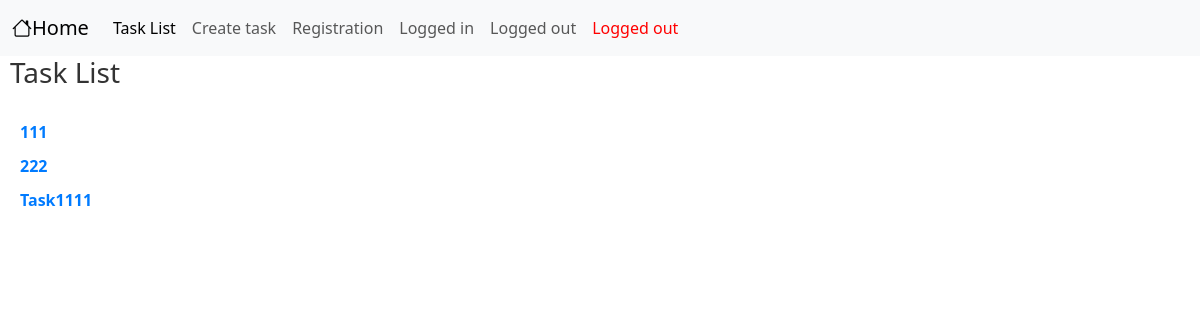
/tasks/, run on an earlier commit of the app's database.
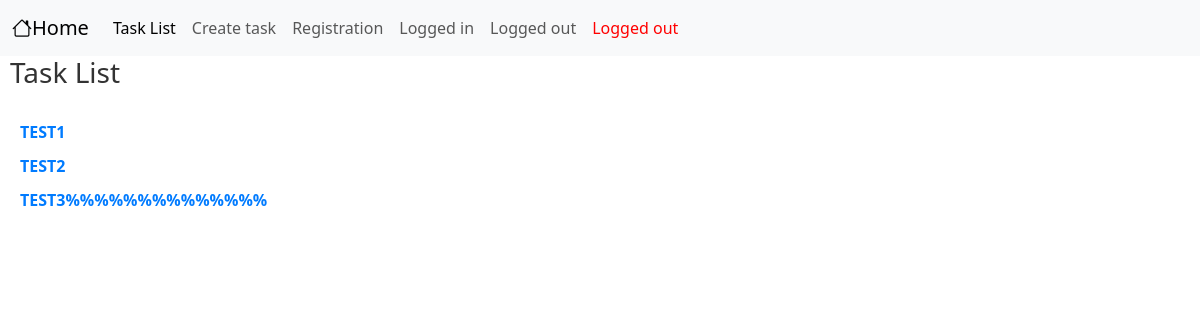
And on a later commit of the database.
### trackingApp/models.py (models this page shows, shortened)
class Task(models.Model):
    title = models.CharField(max_length=100)
    description = models.TextField()
    STATUS_CHOICES = [
        ('TODO', 'To Do'),
        ('IN_PROGRESS', 'In Progress'),
        ('DONE', 'Done'),
    ]
    status = models.CharField(max_length=20, choices=STATUS_CHOICES, default='TODO')
    PRIORITY_CHOICES = [
        ('LOW', 'Low'),
        ('MEDIUM', 'Medium'),
        ('HIGH', 'High'),
    ]
    priority = models.CharField(max_length=20, choices=PRIORITY_CHOICES, default='LOW')
    created_at = models.DateTimeField(auto_now_add=True)
    due_date = models.DateField()
    creator = models.ForeignKey(get_user_model(), on_delete=models.CASCADE, null=True, blank=True)

### trackingApp/views.py (the view)
# urls.py: path('tasks/', TaskListView.as_view(), name='task_list'),
class TaskListView(ListView):
    model = Task
    template_name = 'trackingApp/task_list.html'
    context_object_name = 'tasks'

### templates/trackingApp/task_list.html
{% extends 'trackingApp/base.html' %}
{% load static %}
{% block styles %}
    <link rel="stylesheet" type="text/css" href="{% static 'css/trackingApp/task_list.css' %}">
{% endblock %}
{% block content %}
<body>
    <h1>Task List</h1>
    <ul>
        {% for task in tasks %}
            <li><a href="{% url 'task_detail' task.pk %}">{{ task.title }}</a></li>
        {% endfor %}
    </ul>
</body>
{% endblock %}

What changed in the data, as far as the page shows it:
removed Task: title "111"
removed Task: title "222"
removed Task: title "Task1111"
added Task: title "TEST1"
added Task: title "TEST2"
added Task: title "TEST3%%%%%%%%%%%%%%"
